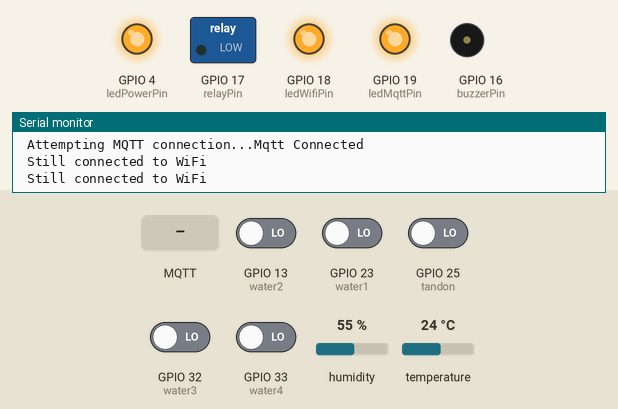
Recording of a sketch running on a simulated ESP32. Shown: switched loads named in the sketch (green lamp = pin HIGH), output pins drawn as LEDs (lit = HIGH), buzzer (waves = sounding, pin HIGH), the last lines printed to the serial monitor. The test bench sets the inputs (shaded band); at power-on: GPIO 13 (water2), GPIO 23 (water1), GPIO 25 (tandon), GPIO 32 (water3), GPIO 33 (water4) LOW, humidity 55 %, temperature 24 °C. WiFi joins after 1.5 s; servers stay silent unless stated; no MQTT or app messages arrive unless stated.

Above: at 3.2 s.
3.3 s: MQTT message "Automatis" arrives on the first subscribed topic
At 5.2 s:
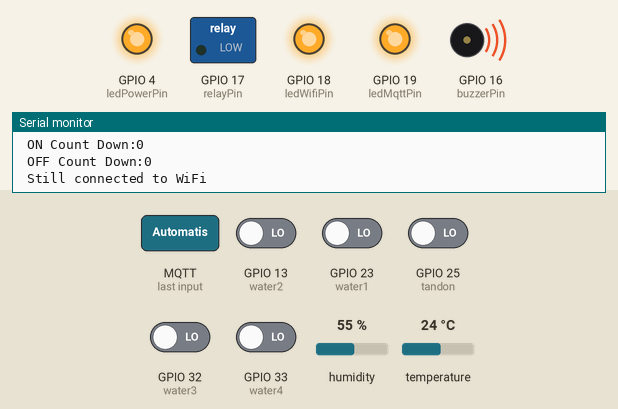
6.4 s: MQTT message "Manual" arrives on the first subscribed topic
8.2 s: MQTT message "ON" arrives on the second subscribed topic
At 10.0 s:
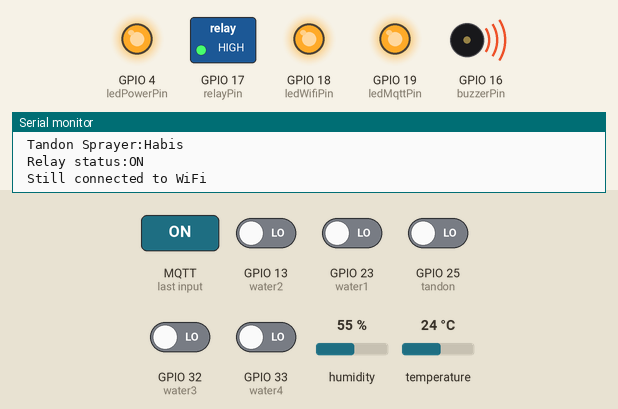
Timing chart, 0 to 17.3 s (numbered marks = the images above; inputs shaded):
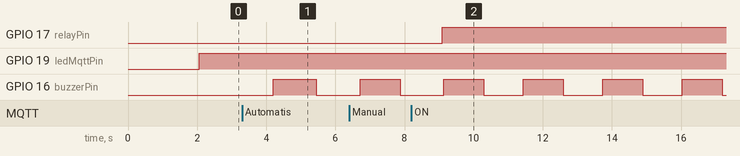

The sketch:

greenHouse2.ino
```cpp
#include <WiFi.h>
#include <PubSubClient.h>
#include <Wire.h>
#include <Adafruit_Sensor.h>
#include <Adafruit_BME280.h>

WiFiClient espClient;
PubSubClient client(espClient);
Adafruit_BME280 bme;

//MQTT Topics
//------>Publish
const char *clientId = "petra/iot/krpl/serpis/esp32Greenhouse2";
const char *greenhouse2HeartBeatTopic = "petra/iot/krpl/serpis/monitor/greenhouse2/heartbeat";

const char *greenhouse2TemperaturTopic = "petra/iot/krpl/serpis/monitor/greenhouse2/temperatur";
const char *greenhouse2KelembapanTopic = "petra/iot/krpl/serpis/monitor/greenhouse2/kelembapan";

const char *greenhouse2Hidroponik1Topic = "petra/iot/krpl/serpis/monitor/greenhouse2/water1";
const char *greenhouse2Hidroponik2Topic = "petra/iot/krpl/serpis/monitor/greenhouse2/water2";
const char *greenhouse2Hidroponik3Topic = "petra/iot/krpl/serpis/monitor/greenhouse2/water3";
const char *greenhouse2Hidroponik4Topic = "petra/iot/krpl/serpis/monitor/greenhouse2/water4";
const char *greenhouse2TandonTopic = "petra/iot/krpl/serpis/monitor/greenhouse2/tandon_sprayer";
const char *greenhouse2SprayerMonitorTopic = "petra/iot/krpl/serpis/monitor/greenhouse2/sprayer_greenhouse2";

//----->Subscribe
const char *sistemKontrolModeTopic = "petra/iot/krpl/serpis/kontrol/mode";
const char *greenhouse2SprayerKontrolTopic = "petra/iot/krpl/serpis/kontrol/greenhouse2/sprayer_greenhouse2";
const char *greenhouse2SprayerOnThresholdValueTopic = "petra/iot/krpl/serpis/kontrol/greenhouse2/sprayer_greenhouse2/on_thres_value";
const char *greenhouse2SprayerOffThresholdValueTopic = "petra/iot/krpl/serpis/kontrol/greenhouse2/sprayer_greenhouse2/off_thres_value";
const char *greenhouse2SprayerOnTimeTopic = "petra/iot/krpl/serpis/kontrol/greenhouse2/sprayer_greenhouse2/on_time_duration";
const char *greenhouse2SprayerOffTimeTopic = "petra/iot/krpl/serpis/kontrol/greenhouse2/sprayer_greenhouse2/off_time_duration";

//WiFi
const char *ssid = "KRPLSERPIS";
const char *password = "krplserp1s";

//MQTT Broker
const char *mqtt_broker = "203.189.123.207";
const char *mqtt_username = "";
const char *mqtt_password = "";
const int mqtt_port = 1883;

//Pin
const byte relayPin = 17;
const byte buzzerPin = 16;

const byte water1 = 23;
const byte water2 = 13;
const byte water3 = 32;
const byte water4 = 33;
const byte tandon = 25;

const byte ledPowerPin = 4;//
const byte ledWifiPin = 18;
const byte ledMqttPin = 19;

//States
byte relayState = LOW;
byte waterSensorState_1 = LOW;
byte waterSensorState_2 = LOW;
byte waterSensorState_3 = LOW;
byte waterSensorState_4 = LOW;
byte tandonSensorState = LOW;

byte buzzerState = LOW;

char *waterSensor_1Status = "Habis";
char *waterSensor_2Status = "Habis";
char *waterSensor_3Status = "Habis";
char *waterSensor_4Status = "Habis";
char *tandonSensorStatus = "Habis";

bool automaticMode = false;
bool manualMode = false;
bool startPumpOnTimerToggle = false;
bool startPumpOffTimerToggle = false;
bool onThresholdReceived = false;
bool offThresholdReceived = false;
bool onTimeDurationReceived = false;
bool offTimeDurationReceived = false;

//Threshold & Calibration
int pumpOnToken = 3;
float sprayerOnThreshold = 0;
float sprayerOffThreshold = 0;
int sprayerOnTimerDuration = 0;
int sprayerOffTimerDuration = 0;

//Sensor Variable
float greenhouse2Temperature = 0;
float greenhouse2Humidity = 0;

//Intervals
unsigned long previousReadWaterSensorsMillis = 0;
unsigned long previousMqttPublishMillis = 0;

unsigned long readWaterSensorsInterval = 10*1000; // 10 Seconds.
unsigned long mqttPublishInterval = 20*1000; // 1 Minute.

int pumpOnTimerDuration = 0; // get value from server later.
int pumpOffTimerDuration = 0; // get value from server later.
int pumpOnTimerDurationCount = pumpOnTimerDuration;
int pumpOffTimerDurationCount = pumpOffTimerDuration;

unsigned long previousPumpOnMillis = 0;
unsigned long timerOnCountDownInterval = 1000;

unsigned long previousPumpOffMillis = 0;
unsigned long timerOffCountDownInterval = 1000;

unsigned long previousBuzzerMillis = 0;
unsigned long buzzerInterval = 1000;

void setup(){
  Serial.begin(9600); // open serial port, set the baud rate to 9600 bps
  int counterWifi = 0;

  pinMode(ledPowerPin, OUTPUT); digitalWrite(ledPowerPin, HIGH);
  pinMode(ledWifiPin, OUTPUT);
  pinMode(ledMqttPin, OUTPUT);
  pinMode(relayPin, OUTPUT);

  pinMode(buzzerPin, OUTPUT);

  pinMode(water1, INPUT_PULLDOWN);
  pinMode(water2, INPUT_PULLDOWN);
  pinMode(water3, INPUT_PULLDOWN);
  pinMode(water4, INPUT_PULLDOWN);
  pinMode(tandon, INPUT_PULLDOWN);

  WiFi.begin(ssid, password);
  WiFi.begin(ssid, password);
  while (WiFi.status() != WL_CONNECTED){
    if (counterWifi== 20){
      ESP.restart();
    }
    counterWifi+=1;
    Serial.println("Connecting to WiFi..");
    delay(1000);
    digitalWrite(ledWifiPin, LOW);
  } Serial.println("Connected to the WiFi network"); digitalWrite(ledWifiPin, HIGH);

  client.setServer(mqtt_broker, mqtt_port);
  client.setCallback(callback);

}

void maintainWifiConn(){
  int counterWifi = 0;
  while (WiFi.status() != WL_CONNECTED){
  if (counterWifi== 5){
      ESP.restart();
      relayState = LOW;
      buzzerState = LOW;
  }
  counterWifi+=1;
    Serial.print("\n Connecting to WiFi again..."); Serial.print(counterWifi);
    Serial.print("\n ");
    digitalWrite(ledWifiPin, LOW);
    delay(1000);
  }
  Serial.print("\n Still connected to WiFi ");
}

void maintainMqttConn(){
   if (!client.connected()){
    digitalWrite(ledMqttPin, LOW);
      mqttReconnect();
   }
   client.publish(greenhouse2HeartBeatTopic, "ON");
}

void mqttReconnect(){
  int counterMqtt = 0;
  while (!client.connected()) {
    if (counterMqtt==5){
      ESP.restart();
      relayState = LOW;
      buzzerState = LOW;
    }
  counterMqtt+=1;
  Serial.print("\n Attempting MQTT connection...");
  digitalWrite(ledMqttPin, LOW);
  if (client.connect(clientId)) {
      Serial.println("Mqtt Connected");
      client.subscribe(sistemKontrolModeTopic);
      client.subscribe(greenhouse2SprayerKontrolTopic);
      client.subscribe(greenhouse2SprayerOnThresholdValueTopic);
      client.subscribe(greenhouse2SprayerOffThresholdValueTopic);
      client.subscribe(greenhouse2SprayerOnTimeTopic);
      client.subscribe(greenhouse2SprayerOffTimeTopic);
      digitalWrite(ledMqttPin, HIGH);
  } else {
      Serial.print("failed, rc=");
      Serial.print(client.state());
      Serial.println("try again in 5 seconds");
      delay(5000);
    }
  }
}

void callback(char* topic, byte* message, unsigned int length){
  Serial.print("\n Message arrived on topic: "); Serial.print(topic);
  Serial.print("\n Message: ");
  String messageTemp;

  for (int i = 0; i < length; i++){
    Serial.print((char)message[i]);
    messageTemp += (char)message[i];
  }

  if (String(topic) == sistemKontrolModeTopic){
    if (messageTemp == "Automatis"){
        manualMode = false;
        automaticMode = true;
    } else if (messageTemp == "Manual"){
        manualMode = true;
        automaticMode = false;
    }
  }

  if (String(topic) == greenhouse2SprayerKontrolTopic){
    if (messageTemp == "ON"){
        relayState = HIGH;
    } else if (messageTemp == "OFF"){
        relayState = LOW;
    }
  }

  if (String(topic) == greenhouse2SprayerOnThresholdValueTopic){
    sprayerOnThreshold = messageTemp.toInt();
    onThresholdReceived = true;
  }

  if (String(topic) == greenhouse2SprayerOffThresholdValueTopic){
    sprayerOffThreshold = messageTemp.toInt();
    offThresholdReceived = true;
  }

  if (String(topic) == greenhouse2SprayerOnTimeTopic){
    pumpOnTimerDuration = messageTemp.toInt()*60;
    onTimeDurationReceived = true;
  }

  if (String(topic) == greenhouse2SprayerOffTimeTopic){
    pumpOffTimerDuration = messageTemp.toInt()*60;
    offTimeDurationReceived = true;
  }

}

void automaticControl(){
  Serial.print("\n\n ----Kontrol Automatis----");
  Serial.print("\n Sprayer On Threshold:"); Serial.print(sprayerOnThreshold);
  Serial.print("\n Sprayer Off Threshold:"); Serial.print(sprayerOffThreshold);
  if (onThresholdReceived == true && offThresholdReceived == true){
    if(onTimeDurationReceived == true && offTimeDurationReceived == true){
      if (greenhouse2Temperature >= sprayerOnThreshold){
        startPumpOnTimerToggle = true;
      } else if (greenhouse2Temperature <= sprayerOffThreshold){
        startPumpOnTimerToggle = false;
        digitalWrite(relayPin, LOW);
      }
    } else {
    // do nun.
    }
  } else {
    //do nun.
  }
}

void manualControl(){
  //digitalWrite(relayPin, LOW);
  Serial.print("\n\n ----Kontrol Manual----");
  digitalWrite(relayPin, relayState);
}

void readBME280Sensor(){
  if (!bme.begin(0x76)) {
    Serial.println("Could not find a valid BME280 sensor, check wiring!");
    delay(100);
  }

    greenhouse2Temperature = bme.readTemperature();
    greenhouse2Humidity = bme.readHumidity();

    Serial.print("\n Temperatur :"); Serial.print(greenhouse2Temperature);
    Serial.print("\n Kelembapan :"); Serial.print(greenhouse2Humidity);
}

void readWaterSensors(){
  if(millis() > previousReadWaterSensorsMillis + readWaterSensorsInterval){
    previousReadWaterSensorsMillis = millis();
    waterSensorState_1 = digitalRead(water1);
    waterSensorState_2 = digitalRead(water2);
    waterSensorState_3 = digitalRead(water3);
    waterSensorState_4 = digitalRead(water4);
    tandonSensorState = digitalRead(tandon);
  }

  if (
    waterSensorState_1 == LOW ||
    waterSensorState_2 == LOW ||
    waterSensorState_3 == LOW ||
    waterSensorState_4 == LOW ||
    tandonSensorState == LOW ) {
      buzzerBeep();
    } else {
      buzzerNoBeep();
    }
}

void buzzerBeep(){
  if (millis() - previousBuzzerMillis >= buzzerInterval){
    previousBuzzerMillis = millis();
    if (buzzerState == LOW) {
      buzzerState = HIGH;
    } else {
      buzzerState = LOW;
    }
    digitalWrite(buzzerPin, buzzerState);
  }
}

void buzzerNoBeep(){
  digitalWrite(buzzerPin, LOW);
}

void waterSensorsMqttMsg(){
    //water 1
    if (waterSensorState_1 == LOW){
      waterSensor_1Status = "Habis";
    } else {
      waterSensor_1Status = "Penuh";
    }

  //water 2
  if (waterSensorState_2 == LOW){
      waterSensor_2Status = "Habis";
    } else {
      waterSensor_2Status = "Penuh";
    }

  //water 3
  if (waterSensorState_3 == LOW){
      waterSensor_3Status = "Habis";
    } else {
      waterSensor_3Status = "Penuh";
    }

  //water 4
  if (waterSensorState_4 == LOW){
      waterSensor_4Status = "Habis";
    } else {
      waterSensor_4Status = "Penuh";
    }

  //tandon
  if (tandonSensorState == LOW){
      tandonSensorStatus = "Habis";
    } else {
      tandonSensorStatus = "Penuh";
    }

    Serial.print("\n Hidroponik 1:"); Serial.print(waterSensor_1Status);
    Serial.print("\n Hidroponik 2:"); Serial.print(waterSensor_2Status);
    Serial.print("\n Hidroponik 3:"); Serial.print(waterSensor_3Status);
    Serial.print("\n Hidroponik 4:"); Serial.print(waterSensor_4Status);
    Serial.print("\n Tandon Sprayer:"); Serial.print(tandonSensorStatus);
}

void publishSensorsReadings(){
  if(millis() > previousMqttPublishMillis + mqttPublishInterval){
    previousMqttPublishMillis = millis();
  client.publish(greenhouse2TemperaturTopic, String(greenhouse2Temperature).c_str(), true);
  client.publish(greenhouse2KelembapanTopic, String(greenhouse2Humidity).c_str(), true);

  client.publish(greenhouse2Hidroponik1Topic, String(waterSensor_1Status).c_str(), true);
  client.publish(greenhouse2Hidroponik2Topic, String(waterSensor_2Status).c_str(), true);
  client.publish(greenhouse2Hidroponik3Topic, String(waterSensor_3Status).c_str(), true);
  client.publish(greenhouse2Hidroponik4Topic, String(waterSensor_4Status).c_str(), true);
  client.publish(greenhouse2TandonTopic, String( tandonSensorStatus).c_str(), true);
  }
}

void publishRelayStatus(){
  if(digitalRead(relayPin) == HIGH){
    client.publish(greenhouse2SprayerMonitorTopic,"ON", true);
    Serial.print("\n Relay status:"); Serial.print("ON");
  } else {
    client.publish(greenhouse2SprayerMonitorTopic,"OFF", true);
    Serial.print("\n Relay status:"); Serial.print("OFF");
  }
}

void pumpOnTimerSystem(){
    if (startPumpOnTimerToggle == true){
      if (millis() - previousPumpOnMillis >= timerOnCountDownInterval) {
        previousPumpOnMillis = millis();
        pumpOnTimerDurationCount--;
          if(pumpOnTimerDurationCount > 0){
            digitalWrite(relayPin, HIGH);
            pumpOffTimerDurationCount = pumpOffTimerDuration; // renew OFF timer duration.
          } else if (pumpOnTimerDurationCount < 0){
            digitalWrite(relayPin, LOW);
            startPumpOffTimerToggle = true; // start OFF timer.
            startPumpOnTimerToggle = false; // stop ON timer.
          }
      }
    } else {
    //do nun.
    }
}

void pumpOffTimerSystem(){
  if (startPumpOffTimerToggle == true){
    if (millis() - previousPumpOffMillis >= timerOffCountDownInterval) {
    previousPumpOffMillis = millis();
    pumpOffTimerDurationCount--;
      if (pumpOffTimerDurationCount < 0){
      pumpOnTimerDurationCount = pumpOnTimerDuration; //renew ON timer duration.
      startPumpOffTimerToggle = false; // stop OFF timer.
      startPumpOnTimerToggle = true; // start ON timer.
      }
    }
  } else {
    //do nun.
    }
}

void loop(){
  client.loop();
  if (automaticMode == true && manualMode == false){
    automaticControl();
    pumpOnTimerSystem();
    pumpOffTimerSystem();
    readBME280Sensor();
    readWaterSensors();
    waterSensorsMqttMsg();
    publishSensorsReadings();
    publishRelayStatus();
    Serial.print("\n ON Count Down:"); Serial.print(pumpOnTimerDurationCount);
    Serial.print("\n OFF Count Down:"); Serial.print(pumpOffTimerDurationCount);
  }

  if (automaticMode == false && manualMode == true){
    manualControl();
    readBME280Sensor();
    readWaterSensors();
    waterSensorsMqttMsg();
    publishSensorsReadings();
    publishRelayStatus();
  }
    maintainMqttConn();
    maintainWifiConn();
  delay(1000);
}
```

Measured:
- after the input at 3.3 s, GPIO 16 (buzzerPin): LOW → HIGH after 0.91 s, → LOW 1.2 s later
- after the input at 8.2 s, GPIO 17 (relayPin): LOW → HIGH after 0.89 s
